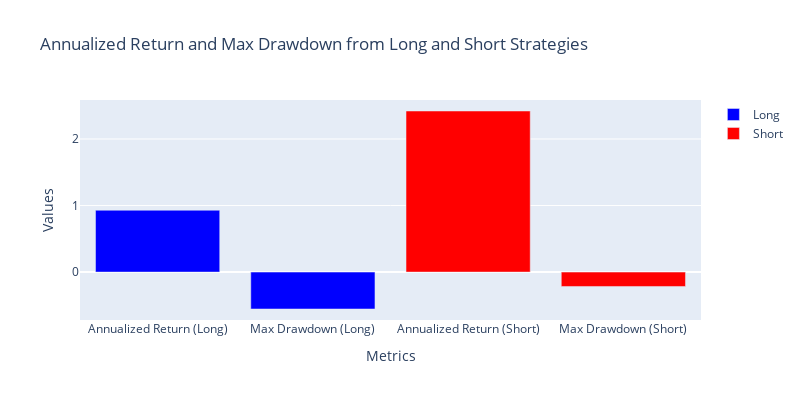

This figure's notebook cell:
### Code cell
# Annualized Return and Max Drawdown from Long and Short Strategies
# Initialize an empty figure
fig = go.Figure()

# Add traces for Long strategy
fig.add_trace(go.Bar(
    x=["Annualized Return (Long)", "Max Drawdown (Long)"], 
    y=[long_momentum_strategy_test.annualized_return_value.mean(), long_momentum_strategy_test.max_drawdown_value], 
    marker_color='blue', 
    name="Long"
))

# Add traces for Short strategy
fig.add_trace(go.Bar(
    x=["Annualized Return (Short)", "Max Drawdown (Short)"], 
    y=[short_momentum_strategy_test.annualized_return_value.mean(), short_momentum_strategy_test.max_drawdown_value], 
    marker_color='red', 
    name="Short"
))

# Update layout
fig.update_layout(
    title="Annualized Return and Max Drawdown from Long and Short Strategies",
    xaxis_title="Metrics",
    yaxis_title="Values",
    barmode='group',  # Group bars by category
    width=800,
    height=400
)

# Show the plot
fig.show()

### Figure 1 — Plotly figure (JSON) as saved in the notebook; plotly's stock layout.template omitted (floating-point values rounded to 4 significant figures)
{"data": [{"marker": {"color": "blue"}, "name": "Long", "type": "bar", "x": ["Annualized Return (Long)", "Max Drawdown (Long)"], "y": [0.9298, -0.5547]}, {"marker": {"color": "red"}, "name": "Short", "type": "bar", "x": ["Annualized Return (Short)", "Max Drawdown (Short)"], "y": [2.421, -0.2161]}], "layout": {"barmode": "group", "height": 400, "title": {"text": "Annualized Return and Max Drawdown from Long and Short Strategies"}, "width": 800, "xaxis": {"title": {"text": "Metrics"}}, "yaxis": {"title": {"text": "Values"}}}}
